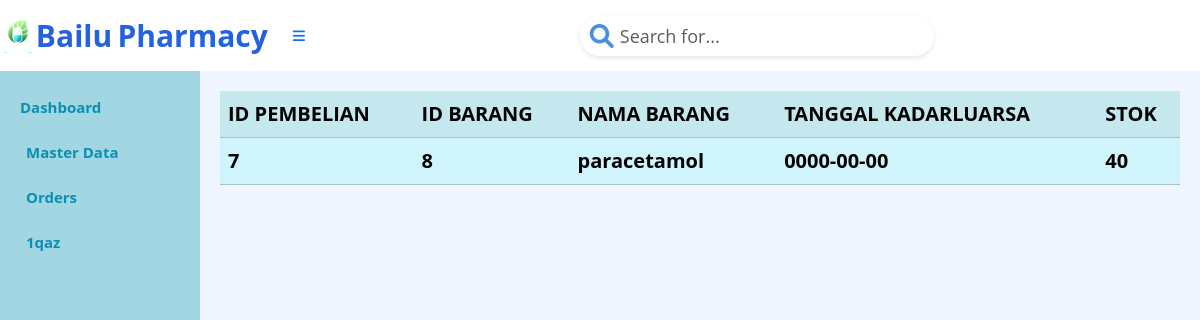
/index.php?page=barangkadarluarsa (signed in), run on the app's committed database.
### tables this page shows
CREATE TABLE `tb_pembelian_detail` (
  `Id_obat` int(3) DEFAULT NULL,
  `Id_pembelian` int(5) DEFAULT NULL,
  `tanggal_kadarluarsa` date DEFAULT NULL,
  `jumlah_item` int(5) DEFAULT NULL,
  `harga_satuan` int(10) DEFAULT NULL,
  KEY `Id_obat` (`Id_obat`),
  KEY `Id_pembelian` (`Id_pembelian`),
  CONSTRAINT `tb_pembelian_detail_ibfk_1` FOREIGN KEY (`Id_obat`) REFERENCES `tb_obat` (`Id_Obat`),
  CONSTRAINT `tb_pembelian_detail_ibfk_2` FOREIGN KEY (`Id_pembelian`) REFERENCES `tb_pembelian` (`Id_pembelian`)
);

CREATE TABLE `tb_obat` (
  `Id_Obat` int(3) NOT NULL AUTO_INCREMENT,
  `Nama_Obat` varchar(15) NOT NULL,
  `Stok_obat` int(5) NOT NULL,
  `Harga_satuan` int(8) NOT NULL,
  `Id_jenis` int(3) NOT NULL,
  PRIMARY KEY (`Id_Obat`),
  KEY `Id_jenis` (`Id_jenis`),
  CONSTRAINT `tb_obat_ibfk_1` FOREIGN KEY (`Id_jenis`) REFERENCES `tb_jenis_obat` (`Id_jenis`)
);

### barangkadarluarsa.php (the view)
<?php
$mysqli = new mysqli("localhost", "root", "", "apotek");
$result = $mysqli->query("SELECT
    tb_pembelian_detail.`Id_pembelian`,
    tb_obat.`Id_Obat`,
    tb_obat.`Nama_Obat`,
    tb_pembelian_detail.`tanggal_kadarluarsa`,
    tb_pembelian_detail.`jumlah_item`
FROM
    tb_pembelian_detail
JOIN
    tb_obat
    ON tb_obat.`Id_Obat` = tb_pembelian_detail.`Id_obat`
WHERE
    tb_pembelian_detail.`tanggal_kadarluarsa` <= CURDATE();
");
?>
<table class="table table-info table-striped">
    <tr>
        <th>ID PEMBELIAN</th>
        <th>ID BARANG</th>
        <th>NAMA BARANG</th>
        <th>TANGGAL KADARLUARSA</th>
        <th>STOK</th>
    </tr>
    <?php
    foreach ($result as $row) {
        echo "<tr>";
        echo "<td>";
        echo $row['Id_pembelian'];
        echo "</td>";
        echo "<td>";
        echo $row['Id_Obat'];
        echo "</td>";
        echo "<td>";
        echo $row['Nama_Obat'];
        echo "</td>";
        echo "<td>";
        echo $row['tanggal_kadarluarsa'];
        echo "</td>";
        echo "<td>";
        echo $row['jumlah_item'];
        echo "</tr>";
    }
    ?>
</table>

### index.php (style rules this page uses)
body { background-color: #EFF6FF; font-family: 'Open Sans', sans-serif; font-weight: bold; font-size: 20px; color: #0B90B1; }

### data on the page
tb_pembelian_detail: Id_pembelian "7", Id_obat.Id_Obat "8", Id_obat.Nama_Obat "paracetamol", tanggal_kadarluarsa "0000-00-00", jumlah_item "40"

### other printed values
$_SESSION['username'] "1qaz"
